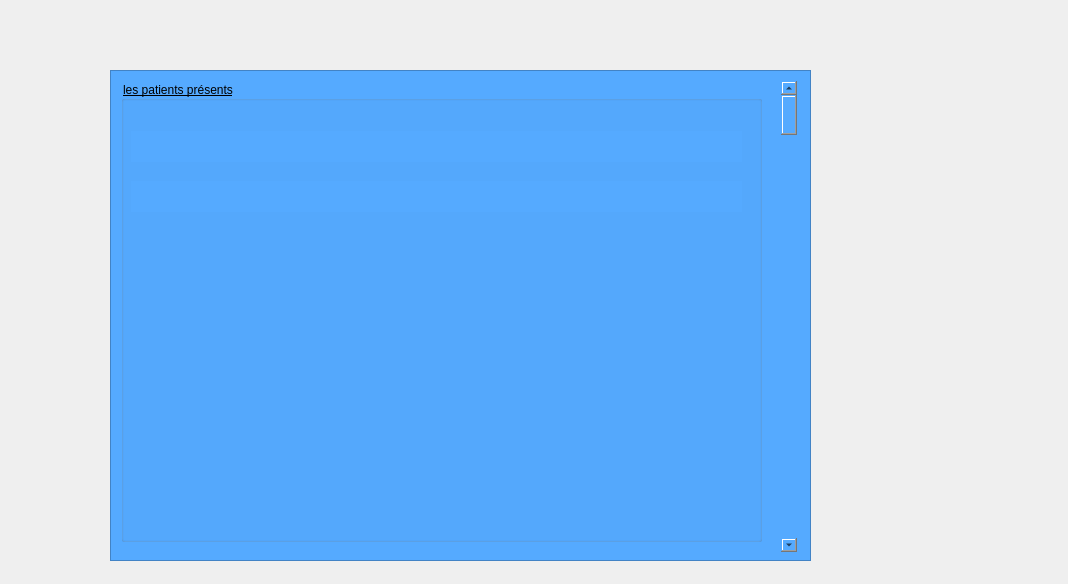
<?xml version="1.0" encoding="UTF-8"?>
<ui version="4.0">
 <class>salledattente</class>
 <widget class="QWidget" name="salledattente">
  <property name="geometry">
   <rect>
    <x>0</x>
    <y>0</y>
    <width>1068</width>
    <height>584</height>
   </rect>
  </property>
  <property name="windowTitle">
   <string>Form</string>
  </property>
  <widget class="QScrollArea" name="scrollArea">
   <property name="geometry">
    <rect>
     <x>110</x>
     <y>70</y>
     <width>701</width>
     <height>491</height>
    </rect>
   </property>
   <property name="styleSheet">
    <string notr="true">background-color: rgb(85, 170, 255);
font: 10pt &quot;MS Shell Dlg 2&quot;;
text-decoration: underline;
background-color: rgb(85, 170, 255);</string>
   </property>
   <property name="widgetResizable">
    <bool>true</bool>
   </property>
   <widget class="QWidget" name="scrollAreaWidgetContents">
    <property name="geometry">
     <rect>
      <x>0</x>
      <y>0</y>
      <width>699</width>
      <height>489</height>
     </rect>
    </property>
    <widget class="QScrollBar" name="verticalScrollBar">
     <property name="geometry">
      <rect>
       <x>670</x>
       <y>10</y>
       <width>16</width>
       <height>471</height>
      </rect>
     </property>
     <property name="orientation">
      <enum>Qt::Vertical</enum>
     </property>
    </widget>
    <widget class="QGroupBox" name="groupBox">
     <property name="geometry">
      <rect>
       <x>10</x>
       <y>10</y>
       <width>641</width>
       <height>461</height>
      </rect>
     </property>
     <property name="title">
      <string>les patients présents</string>
     </property>
     <widget class="QWidget" name="verticalLayoutWidget">
      <property name="geometry">
       <rect>
        <x>10</x>
        <y>50</y>
        <width>611</width>
        <height>31</height>
       </rect>
      </property>
      <layout class="QVBoxLayout" name="verticalLayout"/>
     </widget>
     <widget class="QWidget" name="verticalLayoutWidget_2">
      <property name="geometry">
       <rect>
        <x>10</x>
        <y>100</y>
        <width>611</width>
        <height>31</height>
       </rect>
      </property>
      <layout class="QVBoxLayout" name="verticalLayout_2"/>
     </widget>
    </widget>
   </widget>
  </widget>
 </widget>
 <resources/>
 <connections/>
</ui>
